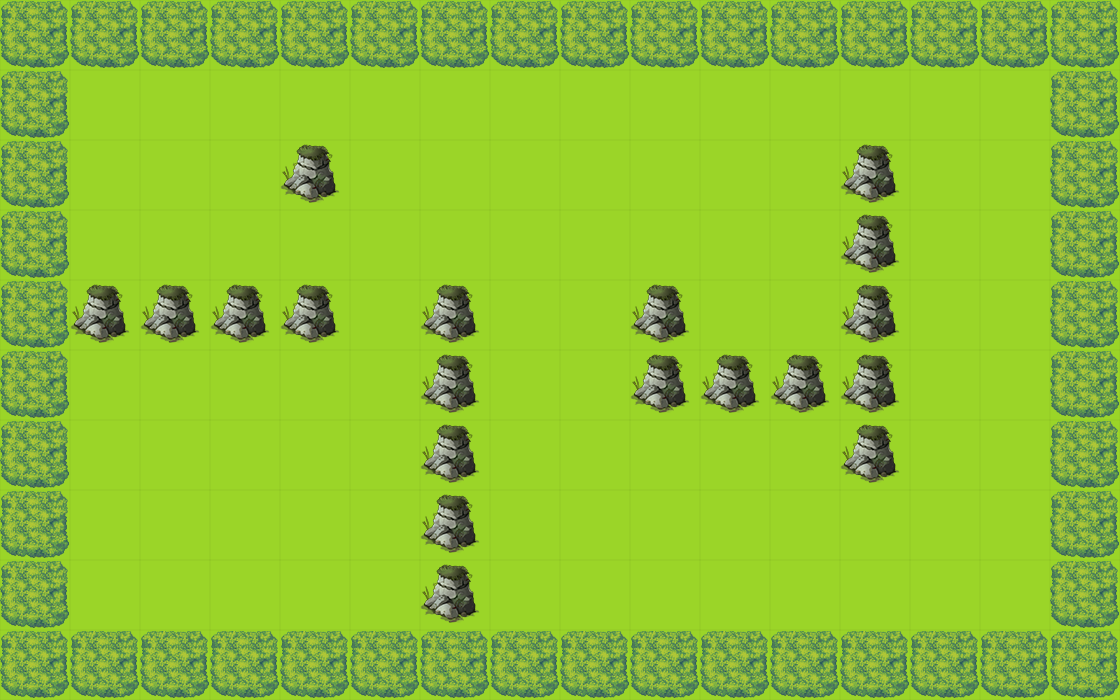

Below is a game level as drawn by its tile map, then a one-line description and the .tmx that defines it (tile-layer data replaced by summaries):
An orthogonal 16x10 tile map with 70x70 px tiles, 2 tile layers (bgLayer, walkLayer) and 9 objects (2x monster_0, player, key, exit, box_1, ...).

<map version="1.0" orientation="orthogonal" renderorder="right-down" width="16" height="10" tilewidth="70" tileheight="70" nextobjectid="22">
 <tileset firstgid="1" name="333" tilewidth="70" tileheight="70" tilecount="100">
  <image source="333.png" width="700" height="700" />
 </tileset>
 <layer name="bgLayer" width="16" height="10">
  <data>[160 cells, 160 non-empty, 1 distinct tile ids]</data>
 </layer>
 <layer name="walkLayer" width="16" height="10">
  <data>[160 cells, 67 non-empty, 2 distinct tile ids]</data>
 </layer>
 <objectgroup name="object0">
  <object id="1" name="player" x="70" y="350" width="70" height="70">
   <properties>
    <property name="hp" value="600" />
   </properties>
  </object>
 </objectgroup>
 <objectgroup name="object1">
  <object id="3" name="key" x="70" y="560" width="70" height="70" />
  <object id="4" name="exit" x="980" y="280" width="70" height="70" />
 </objectgroup>
 <objectgroup name="object2">
  <object id="5" name="box_1" x="560" y="280" width="70" height="70" />
  <object id="8" name="box_2" x="70" y="70" width="70" height="70" />
  <object id="9" name="box_3" x="700" y="280" width="70" height="70" />
 </objectgroup>
 <objectgroup name="object4">
  <object id="20" name="monster_0" x="770" y="140" width="70" height="70">
   <properties>
    <property name="dirX" value="0" />
    <property name="dirY" value="-1" />
    <property name="path" value="monster_2.png" />
    <property name="reverse" value="-2" />
    <property name="speed" value="100" />
   </properties>
  </object>
  <object id="21" name="monster_0" x="770" y="490" width="70" height="70">
   <properties>
    <property name="dirX" value="0" />
    <property name="dirY" value="1" />
    <property name="path" value="monster_1.png" />
    <property name="reverse" value="-1" />
    <property name="speed" value="100" />
   </properties>
  </object>
 </objectgroup>
 <objectgroup name="object3">
  <object id="19" name="trap_1" x="490" y="560" width="70" height="70" />
 </objectgroup>
</map>
